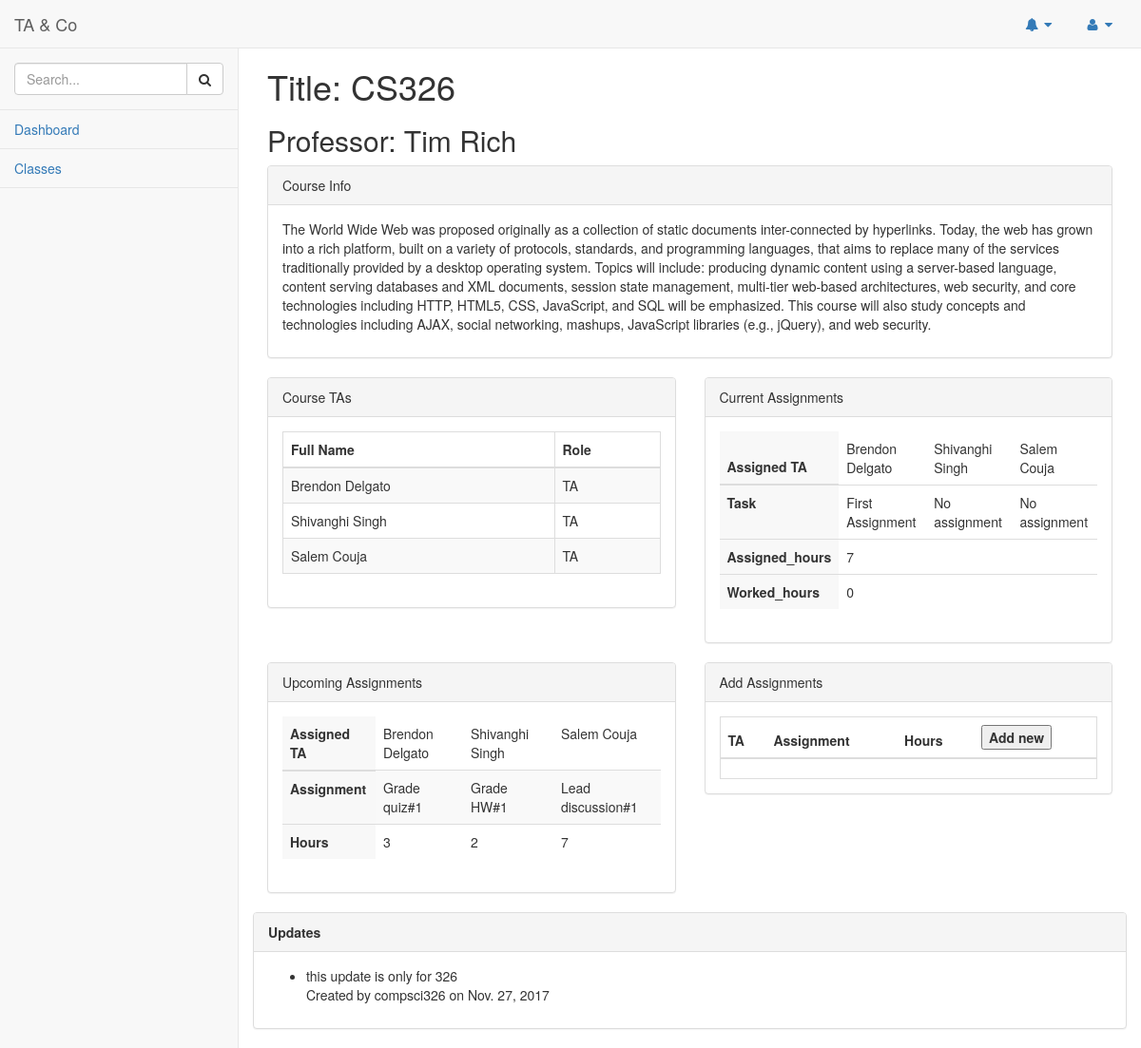
Screenshot of /taco/course/54110283-9b0f-487e-8e72-9b002011534c (signed in) with the database file from the repository.
### taco/models.py (models this page shows, shortened)
class Course(models.Model):
	cid = models.UUIDField(primary_key=True, default=uuid.uuid4, help_text="Unique ID for the Course")
	cname = models.CharField(max_length=200, help_text="Enter Course Name")
	cdescription=models.TextField(max_length=1000, help_text="Enter a brief description of the course")
	professor=models.ForeignKey('Professor', on_delete=models.SET_NULL, null=True)
	ta=models.ManyToManyField(Ta, help_text="Select a TA for this course")

class Professor(models.Model):
	pid = models.UUIDField(primary_key=True, default=uuid.uuid4, help_text="Unique ID for the Professor")
	pname = models.CharField(max_length=200, help_text="Enter Professor's Name")
	def __str__(self):
		return '%s' % (self.pname)

class Ta(models.Model):
	tid = models.UUIDField(primary_key=True, default=uuid.uuid4, help_text="Unique ID for the TA")
	full_name = models.CharField(max_length=200, help_text="Enter Full Name")
	assignment = models.ForeignKey('Assignment', on_delete=models.SET_NULL, null=True)

class Assignment(models.Model):
	aid = models.UUIDField(primary_key=True, default=uuid.uuid4, help_text="Unique ID for the Assignment")
	assignment_link = models.CharField(max_length=200, help_text="Enter the link to find the Assignment")
	cid = models.ForeignKey('Course', on_delete=models.SET_NULL, null=True)
	aname = models.CharField(max_length=200, help_text="Enter a name for the Assignment")
	worked_hours = models.IntegerField(default=0, help_text="number of hours worked")
	assigned_hours = models.IntegerField(default=0, help_text="number of assigned hours")

class Update(models.Model):
	uid = models.UUIDField(primary_key=True, default=uuid.uuid4, help_text="Unique ID for the Update")
	ustring = models.CharField(max_length=200, help_text="Enter the Update")
	desiredCourse = models.ManyToManyField(Course, help_text="Select a course that you would like to update its TA's")

class CourseUpdate(Update):
    course = models.ForeignKey(Course)

### taco/views.py (the view)
# urls.py: url(r'^course/(?P<pk>[A-Za-z0-9-]+)$', views.CourseDetailView.as_view(), name='course-detail'),
class CourseDetailView(LoginRequiredMixin, generic.DetailView):
    model = Course

### taco/templates/taco/course_detail.html (shortened to what this page needs)
{% extends "base_generic.html" %}
{% block content %}
  <div class="col-lg-12">
      <div class="row">
          <div class="col-lg-12">
              <h1> Title: {{course.cname}}</h1>
              <h2> Professor: {{course.professor}} </h2>
          </div>
      </div>
<div class="row">
      <div class="col-lg-12">
          <div class="panel panel-default">
              <div class="panel-heading">
                  Course Info
              </div>
              <div class="panel-body">
                  <p>
                    {{course.cdescription}}
                  </p>
              </div>
          </div>
      </div>
</div>
      <div class="row">
          <div class="col-lg-6">
              <div class="panel panel-default">
                  <div class="panel-heading">
                     Course TAs
                  </div>
                  <div class="panel-body">
                      <div class="table-responsive">
                          <table class="table table-striped table-bordered table-hover">
                              <thead>
                                  <tr>
                                      <th>Full Name</th>
                                      <th>Role</th>
                                  </tr>
                              </thead>
                              <tbody>
                                  {% for ta in course.ta.all %} <tr><td>{{ ta.full_name }}</td><td>TA</td></tr> {% endfor %}
                              </tbody>
                          </table>
                      </div>
                  </div>
              </div>
          </div>
          <div class="col-lg-6">
              <div class="panel panel-default">
                  <div class="panel-heading">
                    Current Assignments
                  </div>
                  <div class="panel-body">
                      <div class="table-responsive">
                          <table id="current-assignment-table" class="table">
                              <thead>
                                  <tr>
                                    <th bgcolor="#f8f8f8">Assigned TA</th>
                                    {% for ta in course.ta.all %}
                                      <td>{{ ta.full_name }}</td>
                                      {% endfor %}
                                  </tr>
                              </thead>
                              <tbody>
                                  <tr>
                                      <th bgcolor="#f8f8f8">Task</th>
                                      {% for ta in course.ta.all %}
                                        {% if ta.assignment is None %}
                                            <td>No assignment</td>
                                        {% elif ta.assignment.cid.cid == course.cid %}
                                            <td>{{ ta.assignment.aname }}</td>
                                        {% else %}
                                            <td>No assignment</td>
                                        {% endif%}
                                      {% endfor %}
                                  </tr>
                                  <tr>
                                      <th bgcolor="#f8f8f8">Assigned_hours</th>
                                      {% for ta in course.ta.all %}
                                        {% if ta.assignment is None %}
                                            <td></td>
                                        {% elif ta.assignment.cid.cid == course.cid %}
                                            <td>{{ ta.assignment.assigned_hours }}</td>
                                        {% else %}
                                            <td></td>
                                        {% endif%}
                                      {% endfor %}
                                  </tr>
                                    <tr>
                                      <th bgcolor="#f8f8f8">Worked_hours</th>
                                      {% for ta in course.ta.all %}
                                        {% if ta.assignment is None %}
                                            <td></td>
                                        {% elif ta.assignment.cid.cid == course.cid %}
                                            <td>{{ ta.assignment.worked_hours }}</td>
                                        {% else %}
                                            <td>q</td>
                                        {% endif%}
                                      {% endfor %}
                                  </tr>
                              </tbody>
                          </table>
                      </div>
                  </div>
              </div>
          </div>
      </div>
      <div class="row">
          <div class="col-lg-6">
              <div class="panel panel-default">
                  <div class="panel-heading">
                    Upcoming Assignments</div>
                  <div class="panel-body">
                      <div class="table-responsive">
                          <table class="table table-striped">
                              <thead>
                                  <tr>
                                    <th bgcolor="#f8f8f8">Assigned TA</th>
                                    {% for ta in course.ta.all %} <td>{{ ta.full_name }}</td> {% endfor %}
                                  </tr>
                              </thead>
                              <tbody>
                                  <tr>
                                      <th bgcolor="#f8f8f8">Assignment</th>
                                      <td>Grade quiz#1</td>
                                      <td>Grade HW#1</td>
                                      <td>Lead discussion#1</td>
                                  </tr>
                                  <tr>
                                      <th bgcolor="#f8f8f8">Hours</th>
                                      <td>3</td>
                                      <td>2</td>
                                      <td>7</td>
                                  </tr>
                              </tbody>
                          </table>
                      </div>
                  </div>
              </div>
          </div>
          <div class="col-lg-6">
              <div class="panel panel-default">
                  <div class="panel-heading">
                    Add Assignments
                    </div>
                  <div class="panel-body">
                      <div class="table-responsive table-bordered">
                          <table class="table" id="myTable">
                              <thead>
                                  <tr>
                                      <th>TA</th>
                                      <th>Assignment</th>
                                      <th>Hours</th>
                                      <th> <button onclick="myCreateFunction()">Add new</button></th>
                                  </tr>
                              </thead>
                          </table>
                      </div>
                  </div>
              </div>
          </div>
            <div class="row">
          <div class="col-lg-12">
              <div class="panel panel-default">
                  <div class="panel-heading"><b>Updates</b></div>
                  <div class="panel-body">
                                  <ul>
                                    {% for update in course.courseupdate_set.all %}
                                      <li>
                                        <p>{{ update.comment }}<br>Created by {{ update.user }} on {{ update.date }}</p>
                                      </li>
                                    {% endfor %}
                                  </ul>
                  </div>
              </div>
          </div>
      </div>
  </div>
{% endblock %}

### taco/templates/base_generic.html (shortened to what this page needs)
<!DOCTYPE html>
<html lang="en">
<head>
    {%load static %}
    <link href="{% static 'css/vendor/bootstrap/css/bootstrap.min.css' %}" rel="stylesheet">
    <link href="{% static 'css/vendor/metisMenu/metisMenu.min.css' %}" rel="stylesheet">
    <link href="{% static 'css/dist/css/sb-admin-2.css' %}" rel="stylesheet">
    <link href="{% static 'css/vendor/morrisjs/morris.css' %}" rel="stylesheet">
    <link href="{% static 'css/vendor/font-awesome/css/font-awesome.min.css' %}" rel="stylesheet" type="text/css">
</head>
<body>
      {%load static %}
    <div id="wrapper">
        <nav class="navbar navbar-default navbar-static-top" role="navigation" style="margin-bottom: 0">
            <div class="navbar-header">
                <a class="navbar-brand" href="index.html">TA & Co</a>
            </div>
            <ul class="nav navbar-top-links navbar-right">
                <li class="dropdown">
                    <a  class="dropdown-toggle" data-toggle="dropdown" href="#">
                        <i class="fa fa-bell fa-fw"></i>
                        <i class="fa fa-caret-down"></i>
                    </a>
                </li>
                <li class="dropdown">
                    <a class="dropdown-toggle" data-toggle="dropdown" href="#">
                        <i class="fa fa-user fa-fw"></i>
                        <i class="fa fa-caret-down"></i>
                    </a>
                        </li>
                    </ul>
            {% block nav %}
            <div class="navbar-default sidebar" role="navigation">
                <div class="sidebar-nav navbar-collapse">
                    <ul class="nav" id="side-menu">
                        <li class="sidebar-search">
                            <div class="input-group custom-search-form">
                                <input type="text" class="form-control" placeholder="Search...">
                                <span class="input-group-btn">
                                <button class="btn btn-default" type="button">
                                    <i class="fa fa-search"></i>
                                </button>
                            </span>
                            </div>
                        </li>
                        <li class="">
                            <a href="{% url 'index' %}"></i> Dashboard</a>
                        </li>
                        <li class="">
                            <a href="{% url 'courses' %}"></i>Classes</a>
                        </li>
                    </ul>
                </div>
            </div>
            {% endblock nav %}
        </nav>
            <div id="page-wrapper">
            <div class="row">
                    {% block content %} {% endblock %}
            </div>
        </div>
    </div>
</body>
</html>

### rows the page displays
Course: cname "CS326", professor "Tim Rich", cdescription "The World Wide Web was proposed originally as a collection of static documents inter-connected by hyperlinks. Today, the web has grown into a rich platform, built on a variety of protocols, standards, and programming languages, that aims to replace many of the services traditionally provided by a desktop operating system. Topics will include: producing dynamic content using a server-based language, content serving databases and XML documents, session state management, multi-tier web-based architectures, web security, and core technologies including HTTP, HTML5, CSS, JavaScript, and SQL will be emphasized. This course will also study concepts and technologies including AJAX, social…"
Ta: full_name "Brendon Delgato", assignment.aname "First Assignment", assignment.assigned_hours "7", assignment.worked_hours "0"
Ta: full_name "Shivanghi Singh", shows "No assignment"
Ta: full_name "Salem Couja", shows "No assignment"
CourseUpdate: comment "this update is only for 326", user "compsci326", date "Nov. 27, 2017"
